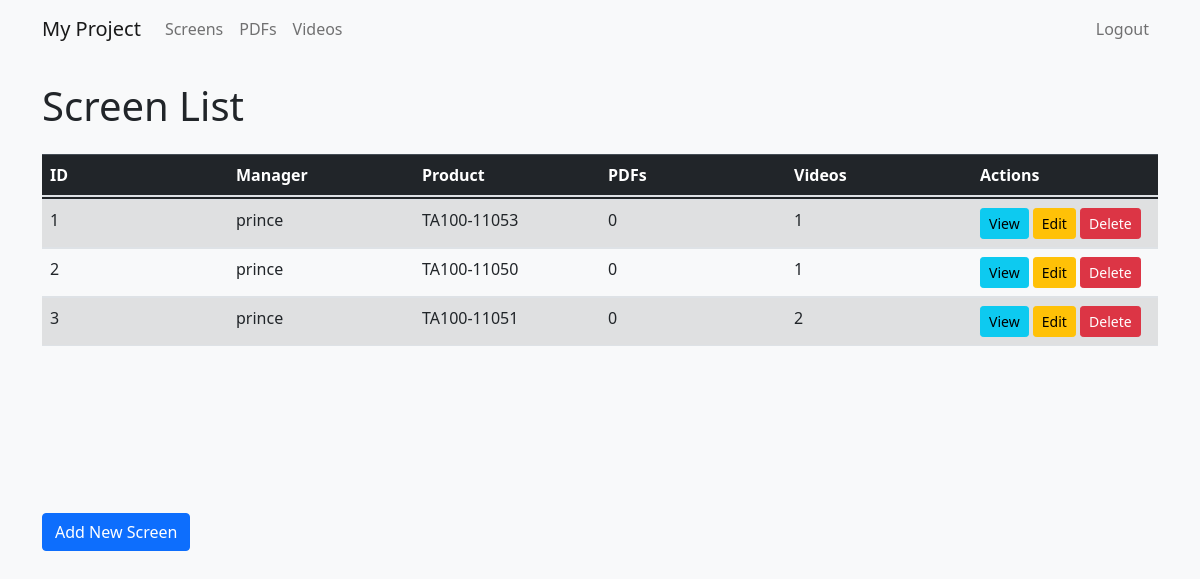
Page /screens/ (signed in) on the committed database.
### screen_app/models.py (models this page shows, shortened)
class Screen(models.Model):
    screen_id = models.AutoField(primary_key=True)
    manager = models.ForeignKey(User, on_delete=models.CASCADE, default=None)
    product = models.ForeignKey(Product, on_delete=models.CASCADE)
    upload_pdf = models.ManyToManyField(PDFFile, blank=True)
    upload_video = models.ManyToManyField(VideoFile, blank=True)

class Product(models.Model):
    TA_CHOICES = [
        ('TA100-70020', 'TA100-70020'),
        ('TA100-11050', 'TA100-11050'),
        ('TA100-11051', 'TA100-11051'),
        ('TA100-11052', 'TA100-11052'),
        ('TA100-11053', 'TA100-11053'),
        ('TA100-11054', 'TA100-11054'),
        ('TA100-11055', 'TA100-11055'),
        ('TA100-11056', 'TA100-11056'),
        ('TA100-11057', 'TA100-11057'),
        ('TA100-11058', 'TA100-11058'),
    ]
    name = models.CharField(
        max_length=15,
        choices=TA_CHOICES,
        default='TA100-70020',
    )
    status_choices = [
        ('RUNNING', 'Running'),
        ('STOPPED', 'Stopped'),
    ]
    status = models.CharField(max_length=10, choices=status_choices, default='STOPPED')
    def __str__(self):
        return self.name

### screen_app/views.py (the view)
# urls.py: path('screens/', views.ScreenListView.as_view(), name='screen_list'),
@staff_member_required_cbv
class ScreenListView(ListView):
    model = Screen
    template_name = 'CRUD/screen_list.html'
    context_object_name = 'screens'

### screen_app/templates/CRUD/screen_list.html (shortened to what this page needs)
{% extends 'base.html' %}
{% block content %}
<h1 class="mb-4">Screen List</h1>
<div class="table-responsive">
    <table class="table table-striped table-hover table-fixed">
        <thead class="table-dark">
            <tr>
                <th>ID</th>
                <th>Manager</th>
                <th>Product</th>
                <th>PDFs</th>
                <th>Videos</th>
                <th>Actions</th>
            </tr>
        </thead>
        <tbody>
            {% for screen in screens %}
            <tr>
                <td>{{ screen.screen_id }}</td>
                <td>{{ screen.manager }}</td>
                <td>{{ screen.product }}</td>
                <td>{{ screen.upload_pdf.count }}</td>
                <td>{{ screen.upload_video.count }}</td>
                <td>
                    <a href="{% url 'screen_detail' screen.pk %}" class="btn btn-sm btn-info">View</a>
                    <a href="{% url 'screen_update' screen.pk %}" class="btn btn-sm btn-warning">Edit</a>
                    <a href="{% url 'screen_delete' screen.pk %}" class="btn btn-sm btn-danger">Delete</a>
                </td>
            </tr>
            {% empty %}
            <tr>
                <td colspan="6">No screens available.</td>
            </tr>
            {% endfor %}
        </tbody>
    </table>
</div>
<a href="{% url 'screen_create' %}" class="btn btn-primary">Add New Screen</a>
{% endblock %}

### templates/base.html (shortened to what this page needs)
<!DOCTYPE html>
<html lang="en">
  <head>
    {% load bootstrap4 %}
    {% bootstrap_css %}
    {% load static %}
    <link
      href="https://cdn.jsdelivr.net/npm/bootstrap@5.1.3/dist/css/bootstrap.min.css"
      rel="stylesheet" />
    <link rel="stylesheet" href="{% static 'css/style.css' %}" />
  </head>
  <body>
    <nav class="navbar navbar-expand-lg navbar-light bg-light">
        <div class="container">
          <a class="navbar-brand" href="{% url 'home' %}">My Project</a>
          <div class="collapse navbar-collapse" id="navbarNav">
            <ul class="navbar-nav me-auto">
              {% if user.is_staff %}
                <li class="nav-item">
                  <a class="nav-link" href="{% url 'screen_list' %}">Screens</a>
                </li>
                <li class="nav-item">
                  <a class="nav-link" href="{% url 'pdf_list' %}">PDFs</a>
                </li>
                <li class="nav-item">
                  <a class="nav-link" href="{% url 'video_list' %}">Videos</a>
                </li>
              {% endif %}
            </ul>
            <ul class="navbar-nav">
              {% if user.is_authenticated %}
                <li class="nav-item">
                  <form method="post" action="{% url 'logout' %}">
                    <button type="submit" class="btn btn-link nav-link">Logout</button>
                  </form>
                </li>
              {% endif %}
            </ul>
          </div>
        </div>
      </nav>
    <div class="container mt-4">
      {% block content %}
      {% endblock %}
    </div>
  </body>
</html>

### static/css/style.css (style rules this page uses)
body { background-color: #f8f9fa; }

### templates/base.html (style rules this page uses)
.table-fixed tbody { display: block; height: 300px; overflow-y: auto; }
.table-fixed thead, .table-fixed tbody tr { display: table; width: 100%; table-layout: fixed; }

### rows in the picture
Screen: screen_id "1", manager "prince", product "TA100-11053", upload_pdf.count "0", upload_video.count "1"
Screen: screen_id "2", manager "prince", product "TA100-11050", upload_pdf.count "0", upload_video.count "1"
Screen: screen_id "3", manager "prince", product "TA100-11051", upload_pdf.count "0", upload_video.count "2"
